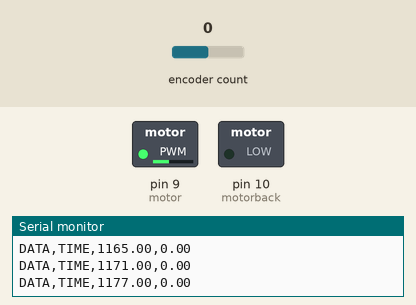
Simulated run of this sketch. Board: Arduino Uno, built with avr-gcc and run on an emulated ATmega328P. Parts: switched loads named in the sketch (green lamp = pin HIGH), the last lines printed to the serial monitor. The inputs (shaded band) are chosen by the test bench; at power-on: encoder count 0.

Above: at 1.2 s.
1.3 s: encoder count set to 1
At 2.7 s:
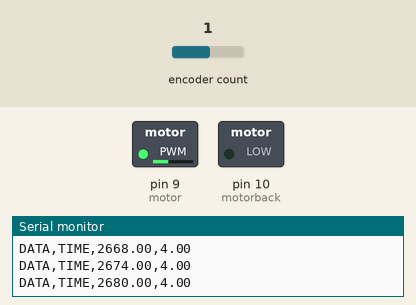
4.3 s: encoder count set to 5
At 5.0 s:
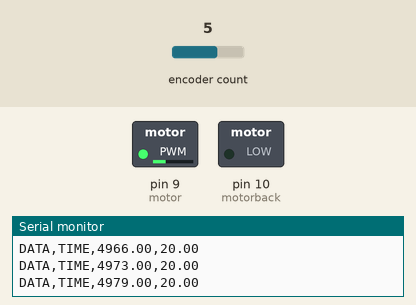
7.3 s: encoder count set to 9
At 8.4 s:
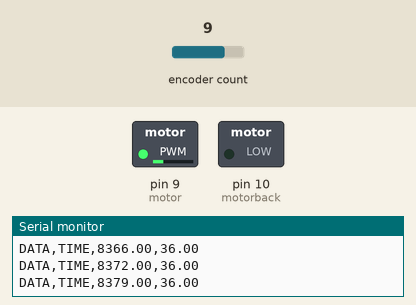
Timing chart, 0 to 10.3 s (numbered marks = the images above; inputs shaded):
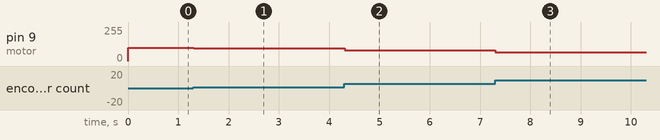

The sketch:

IdealPID.ino
```cpp
// Encoder library version 1.4.1 by Paul Stoffregen is required
// PLX-DAQ is required if you want to hold the data
#define ENCODER_OPTIMIZE_INTERRUPTS // To enable assembly optimization of Encoder library
#include <Encoder.h> // Encoder library defining
Encoder EncA(2, 3); //encoder inputs
int motor = 9; // 1st pin of the motor
int motorback = 10; // 2nd pin of the motor
float error = 0;
float wanted = 100; // This is the desired position
float ti = 99999999999; //ti is set to practically infinite to cancel integral gain
float td = 0; // td is set to 0 to cancel derivative gain
float Kc = 1; // main gain
float Ki = 0; // integral gain
float Kd = 0; // derivative gain
//local-ish variables start
float integral;
float derivative;
float Ku;
float lasterror;
float pos = 0; //last position
float last = 0; //time at last iter
float tim2 = 0; //time for integral wind-up
float now = 0; //time atm
float timchang = 0; //difference in time
//local-ish variables end
void setup() {
  Serial.begin(38400); //set it to highest value as possible for accuracy
  //pin set
  pinMode(motor, OUTPUT);
  pinMode(motorback, OUTPUT);
  //pin set end
  // plx daq setup
  Serial.println("CLEARDATA");
  Serial.println("LABEL,Real Time,Timer, Position");
  Serial.println("RESETTIMER");
  // plx daq setup end
}

void loop() {
  pos = EncA.read(); //get current position
  error = wanted - pos; //get current error
  now = millis(); //get current time in ms
  timchang = now - last; //get change in time since last iter
  //plx-daq code start
  Serial.print("DATA,TIME,");
  Serial.print(now);
  Serial.print(",");
  Serial.println(pos);
  //plx-daq code end
  //pid gain calculations
  integral += error * timchang *0.001;
  Ki = error + (integral / ti);
  derivative = ((error - lasterror) / (timchang)) * 0.001;
  Kd =(derivative * td);
  Ku = Kc * (Ki + Kd);
  //pid gain calculations end
  //we can get maximum of 255 when sending pwm
  if (Ku >= 255) {
    Ku = 255;
  }
  if (-255 >= Ku) {
    Ku = -255;
  }
  //if we get minus value, then send current to 2nd pin instead of first
  if (Ku >= 0) {
    analogWrite(motor, Ku);
    analogWrite(motorback, 0);
  }
  if (0 >= Ku) {
    Ku = -Ku;
    analogWrite(motor, 0);
    analogWrite(motorback, Ku);
  }
  // end of driving the motor
  last = now; //note the last iter time
  //these are for wind-up
  //tim2 += 5;
  //if (tim2 == 200) {
   //integral = 0;
  //}
   lasterror = error; // note the last iter error
}
```

Measured:
- after the input at 1.3 s, pin 9 (motor): 100/255 → 96/255 at once
- after the input at 4.3 s, pin 9 (motor): 96/255 → 80/255 at once
- after the input at 7.3 s, pin 9 (motor): 80/255 → 64/255 at once
